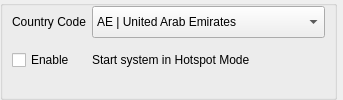
       <widget class="QWidget" name="horizontalWidget" native="true">
        <property name="sizePolicy">
         <sizepolicy hsizetype="Expanding" vsizetype="Fixed">
          <horstretch>0</horstretch>
          <verstretch>0</verstretch>
         </sizepolicy>
        </property>
        <layout class="QHBoxLayout" name="horizontalLayout_17">
         <property name="leftMargin">
          <number>0</number>
         </property>
         <property name="topMargin">
          <number>0</number>
         </property>
         <property name="rightMargin">
          <number>0</number>
         </property>
         <property name="bottomMargin">
          <number>0</number>
         </property>
         <item>
          <widget class="QGroupBox" name="groupBox">
           <property name="sizePolicy">
            <sizepolicy hsizetype="Expanding" vsizetype="Preferred">
             <horstretch>0</horstretch>
             <verstretch>0</verstretch>
            </sizepolicy>
           </property>
           <property name="alignment">
            <set>Qt::AlignLeading|Qt::AlignLeft|Qt::AlignVCenter</set>
           </property>
           <layout class="QHBoxLayout" name="horizontalLayout_16">
            <property name="leftMargin">
             <number>0</number>
            </property>
            <property name="topMargin">
             <number>0</number>
            </property>
            <property name="rightMargin">
             <number>0</number>
            </property>
            <property name="bottomMargin">
             <number>2</number>
            </property>
            <item>
             <widget class="QWidget" name="formWidget" native="true">
              <property name="sizePolicy">
               <sizepolicy hsizetype="Expanding" vsizetype="Preferred">
                <horstretch>0</horstretch>
                <verstretch>0</verstretch>
               </sizepolicy>
              </property>
              <layout class="QFormLayout" name="formLayout_30">
               <property name="topMargin">
                <number>0</number>
               </property>
               <property name="bottomMargin">
                <number>0</number>
               </property>
               <item row="0" column="0">
                <widget class="QLabel" name="labelCountryCode">
                 <property name="minimumSize">
                  <size>
                   <width>0</width>
                   <height>32</height>
                  </size>
                 </property>
                 <property name="maximumSize">
                  <size>
                   <width>16777215</width>
                   <height>32</height>
                  </size>
                 </property>
                 <property name="text">
                  <string>Country Code</string>
                 </property>
                </widget>
               </item>
               <item row="0" column="1">
                <widget class="QComboBox" name="comboBoxCountryCode">
                 <property name="minimumSize">
                  <size>
                   <width>0</width>
                   <height>32</height>
                  </size>
                 </property>
                 <property name="maximumSize">
                  <size>
                   <width>16777215</width>
                   <height>32</height>
                  </size>
                 </property>
                 <property name="styleSheet">
                  <string notr="true">QScrollBar { 
	width: 40px;
	background-color: rgba(85, 87, 83, 0.7);
}</string>
                 </property>
                 <item>
                  <property name="text">
                   <string>AE | United Arab Emirates</string>
                  </property>
                 </item>
                 <item>
                  <property name="text">
                   <string>AR | Argentina</string>
                  </property>
                 </item>
                 <item>
                  <property name="text">
                   <string>AT | Austria</string>
                  </property>
                 </item>
                 <item>
                  <property name="text">
                   <string>AU | Australia</string>
                  </property>
                 </item>
                 <item>
                  <property name="text">
                   <string>BG | Bulgaria</string>
                  </property>
                 </item>
                 <item>
                  <property name="text">
                   <string>BH | Bahrain</string>
                  </property>
                 </item>
                 <item>
                  <property name="text">
                   <string>BM | Bermuda</string>
                  </property>
                 </item>
                 <item>
                  <property name="text">
                   <string>BO | Bolivia</string>
                  </property>
                 </item>
                 <item>
                  <property name="text">
                   <string>BR | Brazil</string>
                  </property>
                 </item>
                 <item>
                  <property name="text">
                   <string>CA | Canada</string>
                  </property>
                 </item>
                 <item>
                  <property name="text">
                   <string>CH | Switzerland</string>
                  </property>
                 </item>
                 <item>
                  <property name="text">
                   <string>CL | Chile</string>
                  </property>
                 </item>
                 <item>
                  <property name="text">
                   <string>CN | China</string>
                  </property>
                 </item>
                 <item>
                  <property name="text">
                   <string>CO | Colombia</string>
                  </property>
                 </item>
                 <item>
                  <property name="text">
                   <string>CR | Costa Rica</string>
                  </property>
                 </item>
                 <item>
                  <property name="text">
                   <string>CS | Serbia and Montenegro</string>
                  </property>
                 </item>
                 <item>
                  <property name="text">
                   <string>CY | Cyprus</string>
                  </property>
                 </item>
                 <item>
                  <property name="text">
                   <string>CZ | Czech Republic</string>
                  </property>
                 </item>
                 <item>
                  <property name="text">
                   <string>DE | Germany</string>
                  </property>
                 </item>
                 <item>
                  <property name="text">
                   <string>DK | Denmark</string>
                  </property>
                 </item>
                 <item>
                  <property name="text">
                   <string>DO | Dominican Republic</string>
                  </property>
                 </item>
                 <item>
                  <property name="text">
                   <string>DZ | Algeria</string>
                  </property>
                 </item>
                 <item>
                  <property name="text">
                   <string>EC | Ecuador</string>
                  </property>
                 </item>
                 <item>
                  <property name="text">
                   <string>EE | Estonia</string>
                  </property>
                 </item>
                 <item>
                  <property name="text">
                   <string>EG | Egypt</string>
                  </property>
                 </item>
                 <item>
                  <property name="text">
                   <string>ES | Spain</string>
                  </property>
                 </item>
                 <item>
                  <property name="text">
                   <string>FI | Finland</string>
                  </property>
                 </item>
                 <item>
                  <property name="text">
                   <string>FR | France</string>
                  </property>
                 </item>
                 <item>
                  <property name="text">
                   <string>GB | United Kingdom</string>
                  </property>
                 </item>
                 <item>
                  <property name="text">
                   <string>GR | Greece</string>
                  </property>
                 </item>
                 <item>
                  <property name="text">
                   <string>GT | Guatemala</string>
                  </property>
                 </item>
                 <item>
                  <property name="text">
                   <string>HK | Hong Kong</string>
                  </property>
                 </item>
                 <item>
                  <property name="text">
                   <string>HN | Honduras</string>
                  </property>
                 </item>
                 <item>
                  <property name="text">
                   <string>ID | Indonesia</string>
                  </property>
                 </item>
                 <item>
                  <property name="text">
                   <string>IE | Ireland</string>
                  </property>
                 </item>
                 <item>
                  <property name="text">
                   <string>IL | Israel</string>
                  </property>
                 </item>
                 <item>
                  <property name="text">
                   <string>IN | India</string>
                  </property>
                 </item>
                 <item>
                  <property name="text">
                   <string>IS | Iceland</string>
                  </property>
                 </item>
                 <item>
                  <property name="text">
                   <string>IT | Italy</string>
                  </property>
                 </item>
                 <item>
                  <property name="text">
                   <string>JM | Jamaica</string>
                  </property>
                 </item>
                 <item>
                  <property name="text">
                   <string>JO | Jordan</string>
                  </property>
                 </item>
                 <item>
                  <property name="text">
                   <string>JP3 | Japan</string>
                  </property>
                 </item>
                 <item>
                  <property name="text">
                   <string>KE | Kenya</string>
                  </property>
                 </item>
                 <item>
                  <property name="text">
                   <string>KR | Republic of Korea (South Korea)</string>
                  </property>
                 </item>
                 <item>
                  <property name="text">
                   <string>KW | Kuwait</string>
                  </property>
                 </item>
                 <item>
                  <property name="text">
                   <string>KW | Kuwait</string>
                  </property>
                 </item>
                 <item>
                  <property name="text">
                   <string>LB | Lebanon</string>
                  </property>
                 </item>
                 <item>
                  <property name="text">
                   <string>LI | Liechtenstein</string>
                  </property>
                 </item>
                 <item>
                  <property name="text">
                   <string>LK | Sri Lanka</string>
                  </property>
                 </item>
                 <item>
                  <property name="text">
                   <string>LT | Lithuania</string>
                  </property>
                 </item>
                 <item>
                  <property name="text">
                   <string>LU | Luxembourg</string>
                  </property>
                 </item>
                 <item>
                  <property name="text">
                   <string>MA | Morocco</string>
                  </property>
                 </item>
                 <item>
                  <property name="text">
                   <string>MU | Mauritius</string>
                  </property>
                 </item>
                 <item>
                  <property name="text">
                   <string>MX | Mexico</string>
                  </property>
                 </item>
                 <item>
                  <property name="text">
                   <string>NL | Netherlands</string>
                  </property>
                 </item>
                 <item>
                  <property name="text">
                   <string>NO | Norway</string>
                  </property>
                 </item>
                 <item>
                  <property name="text">
                   <string>NZ | New Zealand</string>
                  </property>
                 </item>
                 <item>
                  <property name="text">
                   <string>OM | Oman</string>
                  </property>
                 </item>
                 <item>
                  <property name="text">
                   <string>PA | Panama</string>
                  </property>
                 </item>
                 <item>
                  <property name="text">
                   <string>PE | Peru</string>
                  </property>
                 </item>
                 <item>
                  <property name="text">
                   <string>PH | Philippines</string>
                  </property>
                 </item>
                 <item>
                  <property name="text">
                   <string>PK | Islamic Republic of Pakistan</string>
                  </property>
                 </item>
                 <item>
                  <property name="text">
                   <string>PL | Poland</string>
                  </property>
                 </item>
                 <item>
                  <property name="text">
                   <string>PR | Puerto Rico</string>
                  </property>
                 </item>
                 <item>
                  <property name="text">
                   <string>PT | Portugal</string>
                  </property>
                 </item>
                 <item>
                  <property name="text">
                   <string>QA | Qatar</string>
                  </property>
                 </item>
                 <item>
                  <property name="text">
                   <string>RO | Romania</string>
                  </property>
                 </item>
                 <item>
                  <property name="text">
                   <string>RU | Russia</string>
                  </property>
                 </item>
                 <item>
                  <property name="text">
                   <string>SA | Saudi Arabia</string>
                  </property>
                 </item>
                 <item>
                  <property name="text">
                   <string>SG | Singapore</string>
                  </property>
                 </item>
                 <item>
                  <property name="text">
                   <string>SI | Slovenia</string>
                  </property>
                 </item>
                 <item>
                  <property name="text">
                   <string>SK | Slovak Republic</string>
                  </property>
                 </item>
                 <item>
                  <property name="text">
                   <string>SV | El Salvador</string>
                  </property>
                 </item>
                 <item>
                  <property name="text">
                   <string>TH | Thailand</string>
                  </property>
                 </item>
                 <item>
                  <property name="text">
                   <string>TN | Tunisia</string>
                  </property>
                 </item>
                 <item>
                  <property name="text">
                   <string>TR | Turkey</string>
                  </property>
                 </item>
                 <item>
                  <property name="text">
                   <string>TT | Trinidad and Tobago</string>
                  </property>
                 </item>
                 <item>
                  <property name="text">
                   <string>TW | Taiwan</string>
                  </property>
                 </item>
                 <item>
                  <property name="text">
                   <string>UA | Ukraine</string>
                  </property>
                 </item>
                 <item>
                  <property name="text">
                   <string>US | United States</string>
                  </property>
                 </item>
                 <item>
                  <property name="text">
                   <string>UY | Uruguay</string>
                  </property>
                 </item>
                 <item>
                  <property name="text">
                   <string>VE | Venezuela</string>
                  </property>
                 </item>
                 <item>
                  <property name="text">
                   <string>VN | Vietnam</string>
                  </property>
                 </item>
                 <item>
                  <property name="text">
                   <string>ZA | South Africa</string>
                  </property>
                 </item>
                </widget>
               </item>
               <item row="1" column="0">
                <widget class="QCheckBox" name="checkBoxHotspot">
                 <property name="sizePolicy">
                  <sizepolicy hsizetype="Expanding" vsizetype="Fixed">
                   <horstretch>0</horstretch>
                   <verstretch>0</verstretch>
                  </sizepolicy>
                 </property>
                 <property name="minimumSize">
                  <size>
                   <width>0</width>
                   <height>32</height>
                  </size>
                 </property>
                 <property name="maximumSize">
                  <size>
                   <width>16777215</width>
                   <height>32</height>
                  </size>
                 </property>
                 <property name="text">
                  <string>Enable</string>
                 </property>
                </widget>
               </item>
               <item row="1" column="1">
                <widget class="QLabel" name="label_hotspot">
                 <property name="sizePolicy">
                  <sizepolicy hsizetype="Expanding" vsizetype="Fixed">
                   <horstretch>0</horstretch>
                   <verstretch>0</verstretch>
                  </sizepolicy>
                 </property>
                 <property name="minimumSize">
                  <size>
                   <width>0</width>
                   <height>32</height>
                  </size>
                 </property>
                 <property name="maximumSize">
                  <size>
                   <width>16777215</width>
                   <height>32</height>
                  </size>
                 </property>
                 <property name="text">
                  <string>Start system in Hotspot Mode</string>
                 </property>
                 <property name="wordWrap">
                  <bool>true</bool>
                 </property>
                </widget>
               </item>
              </layout>
             </widget>
            </item>
           </layout>
          </widget>
         </item>
         <item>
          <widget class="QWidget" name="verticalWidget" native="true">
           <property name="sizePolicy">
            <sizepolicy hsizetype="Expanding" vsizetype="Preferred">
             <horstretch>0</horstretch>
             <verstretch>0</verstretch>
            </sizepolicy>
           </property>
           <layout class="QVBoxLayout" name="verticalLayout_10">
            <property name="leftMargin">
             <number>0</number>
            </property>
            <property name="topMargin">
             <number>0</number>
            </property>
            <property name="rightMargin">
             <number>0</number>
            </property>
            <property name="bottomMargin">
             <number>0</number>
            </property>
           </layout>
          </widget>
         </item>
        </layout>
       </widget>
